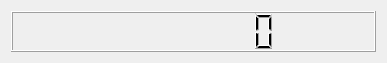
<?xml version="1.0" encoding="UTF-8"?>
<ui version="4.0">
 <class>Time_Dialog</class>
 <widget class="QDialog" name="Time_Dialog">
  <property name="geometry">
   <rect>
    <x>0</x>
    <y>0</y>
    <width>387</width>
    <height>63</height>
   </rect>
  </property>
  <property name="sizePolicy">
   <sizepolicy hsizetype="Preferred" vsizetype="Preferred">
    <horstretch>0</horstretch>
    <verstretch>0</verstretch>
   </sizepolicy>
  </property>
  <property name="windowTitle">
   <string>Dialog</string>
  </property>
  <property name="styleSheet">
   <string notr="true"/>
  </property>
  <layout class="QVBoxLayout" name="verticalLayout">
   <item>
    <widget class="QLCDNumber" name="lcdNumber">
     <property name="digitCount">
      <number>8</number>
     </property>
    </widget>
   </item>
  </layout>
 </widget>
 <resources/>
 <connections/>
</ui>
